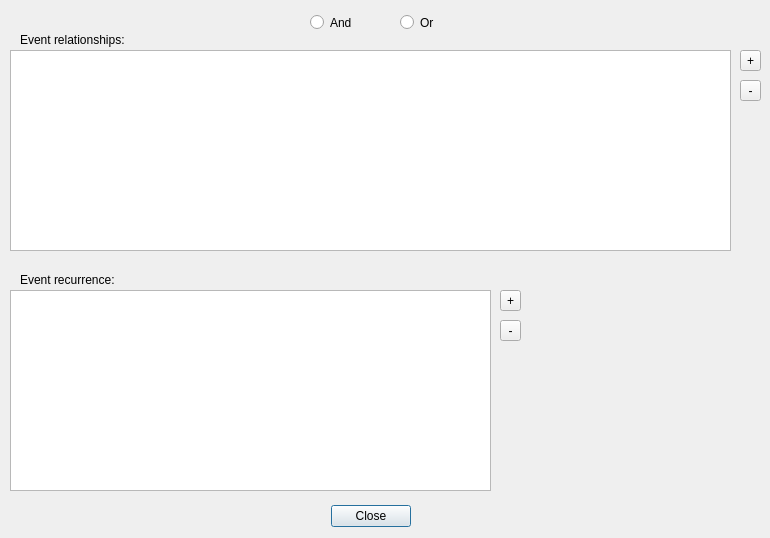
<?xml version="1.0" encoding="UTF-8"?>
<ui version="4.0">
 <class>FilterEventDialog</class>
 <widget class="QDialog" name="FilterEventDialog">
  <property name="geometry">
   <rect>
    <x>0</x>
    <y>0</y>
    <width>770</width>
    <height>538</height>
   </rect>
  </property>
  <property name="windowTitle">
   <string>Custom Event Filter</string>
  </property>
  <widget class="QDialogButtonBox" name="button_box">
   <property name="geometry">
    <rect>
     <x>70</x>
     <y>500</y>
     <width>341</width>
     <height>32</height>
    </rect>
   </property>
   <property name="orientation">
    <enum>Qt::Horizontal</enum>
   </property>
   <property name="standardButtons">
    <set>QDialogButtonBox::Close</set>
   </property>
  </widget>
  <widget class="QRadioButton" name="and_rb">
   <property name="geometry">
    <rect>
     <x>310</x>
     <y>10</y>
     <width>91</width>
     <height>25</height>
    </rect>
   </property>
   <property name="text">
    <string>And</string>
   </property>
  </widget>
  <widget class="QRadioButton" name="or_rb">
   <property name="geometry">
    <rect>
     <x>400</x>
     <y>10</y>
     <width>81</width>
     <height>25</height>
    </rect>
   </property>
   <property name="text">
    <string>Or</string>
   </property>
  </widget>
  <widget class="FilterEventTableView" name="relationship_table_view">
   <property name="geometry">
    <rect>
     <x>10</x>
     <y>50</y>
     <width>721</width>
     <height>201</height>
    </rect>
   </property>
  </widget>
  <widget class="QLabel" name="label">
   <property name="geometry">
    <rect>
     <x>20</x>
     <y>30</y>
     <width>221</width>
     <height>19</height>
    </rect>
   </property>
   <property name="text">
    <string>Event relationships:</string>
   </property>
  </widget>
  <widget class="QLabel" name="label_2">
   <property name="geometry">
    <rect>
     <x>20</x>
     <y>270</y>
     <width>181</width>
     <height>19</height>
    </rect>
   </property>
   <property name="text">
    <string>Event recurrence:</string>
   </property>
  </widget>
  <widget class="FilterEventTableView" name="recurrence_table_view">
   <property name="geometry">
    <rect>
     <x>10</x>
     <y>290</y>
     <width>481</width>
     <height>201</height>
    </rect>
   </property>
  </widget>
  <widget class="QToolButton" name="add_relationship_button">
   <property name="geometry">
    <rect>
     <x>740</x>
     <y>50</y>
     <width>21</width>
     <height>21</height>
    </rect>
   </property>
   <property name="text">
    <string>+</string>
   </property>
  </widget>
  <widget class="QToolButton" name="remove_relationship_button">
   <property name="geometry">
    <rect>
     <x>740</x>
     <y>80</y>
     <width>21</width>
     <height>21</height>
    </rect>
   </property>
   <property name="text">
    <string>-</string>
   </property>
  </widget>
  <widget class="QToolButton" name="add_recurrence_button">
   <property name="geometry">
    <rect>
     <x>500</x>
     <y>290</y>
     <width>21</width>
     <height>21</height>
    </rect>
   </property>
   <property name="text">
    <string>+</string>
   </property>
  </widget>
  <widget class="QToolButton" name="remove_recurrence_button">
   <property name="geometry">
    <rect>
     <x>500</x>
     <y>320</y>
     <width>21</width>
     <height>21</height>
    </rect>
   </property>
   <property name="text">
    <string>-</string>
   </property>
  </widget>
 </widget>
 <customwidgets>
  <customwidget>
   <class>FilterEventTableView</class>
   <extends>QTableView</extends>
   <header>filter_event_table_view</header>
  </customwidget>
 </customwidgets>
 <resources/>
 <connections>
  <connection>
   <sender>button_box</sender>
   <signal>accepted()</signal>
   <receiver>FilterEventDialog</receiver>
   <slot>accept()</slot>
   <hints>
    <hint type="sourcelabel">
     <x>248</x>
     <y>254</y>
    </hint>
    <hint type="destinationlabel">
     <x>157</x>
     <y>274</y>
    </hint>
   </hints>
  </connection>
  <connection>
   <sender>button_box</sender>
   <signal>rejected()</signal>
   <receiver>FilterEventDialog</receiver>
   <slot>reject()</slot>
   <hints>
    <hint type="sourcelabel">
     <x>316</x>
     <y>260</y>
    </hint>
    <hint type="destinationlabel">
     <x>286</x>
     <y>274</y>
    </hint>
   </hints>
  </connection>
 </connections>
</ui>
